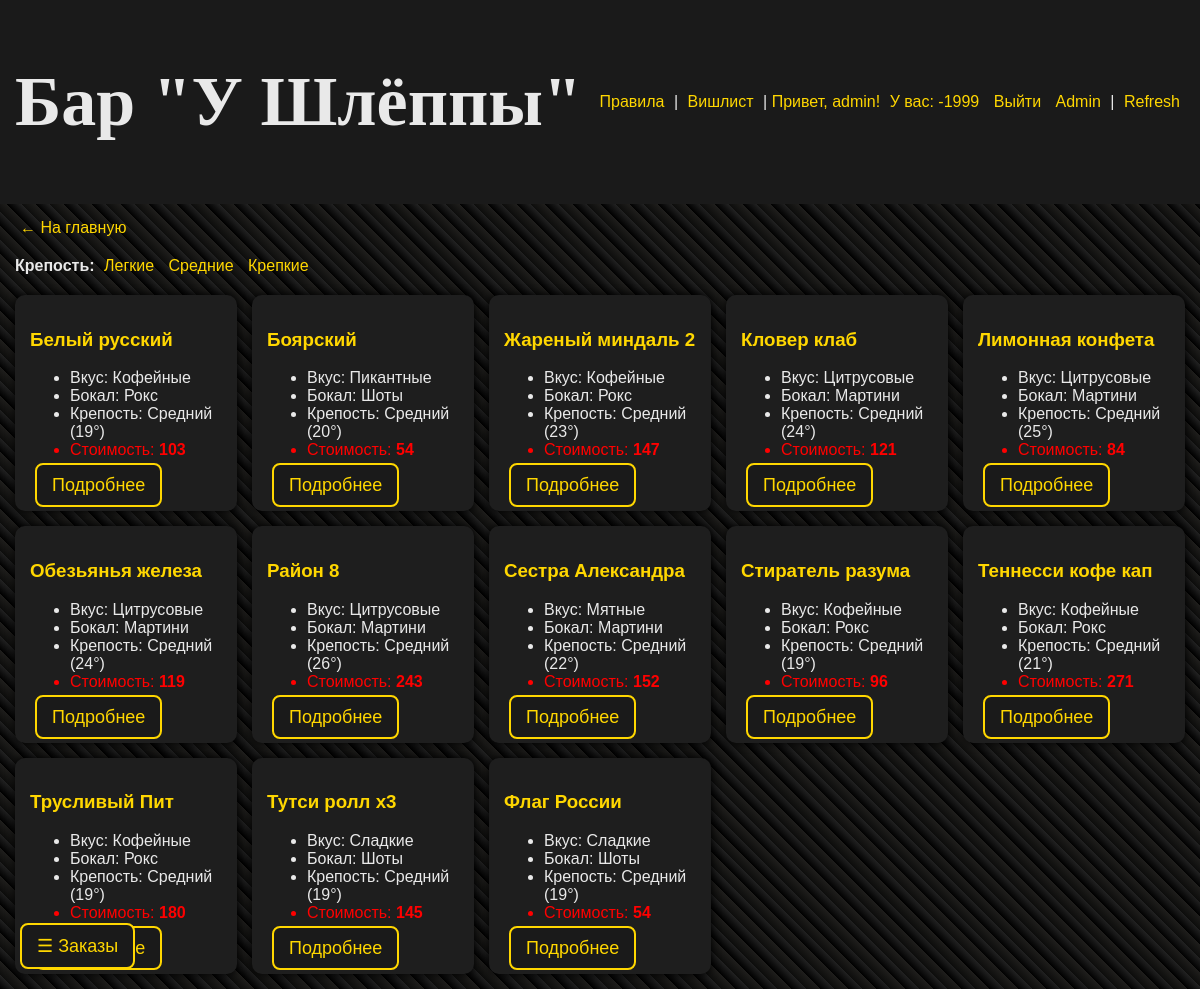
The page /alcohol/2/ (signed in) on the database its author committed.
### cocktails/models.py (models this page shows, shortened)
class Client(models.Model):
    name = models.CharField(max_length=200)
    balance = models.IntegerField(default=0)
    user = models.OneToOneField(User, on_delete=models.CASCADE)

class Cocktail(models.Model):
    name = models.CharField(max_length=200)
    alcohol = models.ForeignKey(Alcohol, blank=True, on_delete=models.CASCADE)
    taste = models.ForeignKey(Taste, blank=True, on_delete=models.CASCADE)
    group = models.ForeignKey(Group, blank=True, on_delete=models.CASCADE)
    method = models.ForeignKey(Method, blank=True, on_delete=models.CASCADE, default=1)
    cost = models.IntegerField(default=1)
    comment = models.CharField(max_length=400, default='Это коктейль')
    img = models.ImageField(upload_to='media/', default='media/default.jpg')
    alcohol_perc = models.IntegerField(default=1)
    def __str__(self):
        return self.name

class Taste(models.Model):
    name = models.CharField(max_length=200)
    def __str__(self):
        return self.name

class Group(models.Model):
    name = models.CharField(max_length=200)
    def __str__(self):
        return self.name

class Alcohol(models.Model):
    name = models.CharField(max_length=200)
    def __str__(self):
        return self.name

### cocktails/views.py (the view)
# urls.py: path('alcohol/<int:alcohol_id>/', views.show_alcohol, name='cocks'),
def show_alcohol(request, alcohol_id):
    bills = show_bills(request)
    not_aval_set = get_available()
    cocks = Cocktail.objects.all().exclude(id__in=not_aval_set).order_by('name').filter(alcohol_id=alcohol_id)
    client = Client.objects.get(user=request.user)
    context = {
        'cocks': cocks,
        'alcohol_id': alcohol_id,
        'bills': bills,
        'client': client,
    }
    return render(request, 'cocktails/alcohol.html', context=context)

### cocktails/views.py (called while the page is built)
def get_available():
    not_aval = []
    connect = sqlite3.connect('db.sqlite3')
    cursor = connect.cursor()
    cursor.execute(
        f"SELECT cocktails_ingridient_cost.cocktail_id_id FROM cocktails_ingridient_cost JOIN cocktails_ingridient ON cocktails_ingridient_cost.ingridient_id_id=cocktails_ingridient.id WHERE cocktails_ingridient.availability is False OR cocktails_ingridient_cost.value > cocktails_ingridient.count")
    not_aval_cocks = cursor.fetchall()
    connect.close()
    for cock in not_aval_cocks:
        not_aval.append(cock[0])
    not_aval_set = set(not_aval)
    return not_aval_set

def show_bills(request):
    today = str(date.today())
    client = Client.objects.get(user=request.user)
    if client.user.is_staff or client.user.is_superuser:
        bills = Bill.objects.filter(timestamp__icontains=today).order_by('-timestamp')
    else:
        bills = Bill.objects.filter(timestamp__icontains=today, client=client).order_by('-timestamp')
    return bills

### cocktails/templates/cocktails/alcohol.html (shortened to what this page needs)
{% extends 'cocktails/base.html' %}
{% block content %}
<header style="display:flex; justify-content: space-between; align-items:center; padding:15px; background:#1a1a1a;">
    <h1>Бар "У Шлёппы"</h1>
    <div>
        <a href="/rules">Правила</a> |
        <a href="/wishlist">Вишлист</a> |
        {% if user.is_authenticated %}
            <span style="color:#ffd700;">Привет, {{ user.username }}!</span>
            <a>У вас: {{ client.balance }}</a>
            <a href="{% url 'logout' %}">Выйти</a>
        {% else %}
            <a href="{% url 'login' %}">Войти</a> |
            <a href="{% url 'register' %}">Регистрация</a>
        {% endif %}
        {% if user.is_staff or user.is_superuser %}
        <a href="/admin">Admin</a> |
        <a href="/refresh">Refresh</a>
        {% endif %}
    </div>
</header>
<section style="padding:15px;">
    <a href="{% url 'index' %}" style="color:#ffd700;">&#8592; На главную</a>
    <div class="categories" style="margin:20px 0;">
        <strong>Крепость:</strong>
        <a href="/alcohol/3" class="category-link">Легкие</a>
        <a href="/alcohol/2" class="category-link">Средние</a>
        <a href="/alcohol/1" class="category-link">Крепкие</a>
    </div>
    <div class="cocktail-grid" style="display:grid; grid-template-columns: repeat(auto-fit, minmax(220px,1fr)); gap:15px;">
        {% for i in cocks %}
        <div class="cocktail-card" style="background:#1e1e1e; padding:15px; border-radius:10px; box-shadow:0 0 10px #000;">
            <h3 class="cock-title">{{ i }}</h3>
            <ul>
                <li>Вкус: {{ i.taste }}</li>
                <li>Бокал: {{ i.group }}</li>
                <li>Крепость: {{ i.alcohol }} ({{ i.alcohol_perc }}°)</li>
                <li class="cost">Стоимость: <b class="cost">{{ i.cost }}</b></li>
            </ul>
            <a class="openbtn" href="{% url 'cocktail' i.pk %}">Подробнее</a>
        </div>
        {% endfor %}
    </div>
</section>
<button class="openbtn" onclick="openNav()" style="position:fixed; bottom:20px; left:20px;">&#9776; Заказы</button>
{% endblock %}

### cocktails/static/cocktails/css/style1.css (style rules this page uses)
body { color: #c7ab0a; background: repeating-linear-gradient(45deg, #000000, #212121 10px, #0d0d0c 10px, #1f1e1c 20px); font-family: Gill Sans; }
h1 { text-align: center; font-size: 70px; font-family: Marker Felt; }
a { color: #FFFFFF; margin: 5px; padding: 0px; }
.cost { margin: 0px; padding: 0px; color: #f21818; }

### cocktails/templates/cocktails/base.html (style rules this page uses)
body { margin: 0; font-family: 'Arial', sans-serif; background-color: #121212; color: #e9e9e9; }
a { color: #ffd700; text-decoration: none; }
.openbtn { font-size: 18px; cursor: pointer; background-color: #1a1a1a; color: #ffd700; padding: 10px 15px; border: 2px solid #ffd700; border-radius: 8px; transition: 0.3s; }
.cock-title { color: #ffd700; }
.cost { color: #FF0000; }

### rows shown on the page
Client: balance "-1999"
Cocktail: name "Белый русский", taste "Кофейные", group "Рокс", alcohol "Средний", alcohol_perc "19", cost "103"
Cocktail: name "Боярский", taste "Пикантные", group "Шоты", alcohol "Средний", alcohol_perc "20", cost "54"
Cocktail: name "Жареный миндаль 2", taste "Кофейные", group "Рокс", alcohol "Средний", alcohol_perc "23", cost "147"
Cocktail: name "Кловер клаб", taste "Цитрусовые", group "Мартини", alcohol "Средний", alcohol_perc "24", cost "121"
Cocktail: name "Лимонная конфета", taste "Цитрусовые", group "Мартини", alcohol "Средний", alcohol_perc "25", cost "84"
Cocktail: name "Обезьянья железа", taste "Цитрусовые", group "Мартини", alcohol "Средний", alcohol_perc "24", cost "119"
Cocktail: name "Район 8", taste "Цитрусовые", group "Мартини", alcohol "Средний", alcohol_perc "26", cost "243"
Cocktail: name "Сестра Александра", taste "Мятные", group "Мартини", alcohol "Средний", alcohol_perc "22", cost "152"
Cocktail: name "Стиратель разума", taste "Кофейные", group "Рокс", alcohol "Средний", alcohol_perc "19", cost "96"
Cocktail: name "Теннесcи кофе кап", taste "Кофейные", group "Рокс", alcohol "Средний", alcohol_perc "21", cost "271"
Cocktail: name "Трусливый Пит", taste "Кофейные", group "Рокс", alcohol "Средний", alcohol_perc "19", cost "180"
Cocktail: name "Тутси ролл х3", taste "Сладкие", group "Шоты", alcohol "Средний", alcohol_perc "19", cost "145"
Cocktail: name "Флаг России", taste "Сладкие", group "Шоты", alcohol "Средний", alcohol_perc "19", cost "54"

### other values the page prints
{{ user.username }} "admin"
